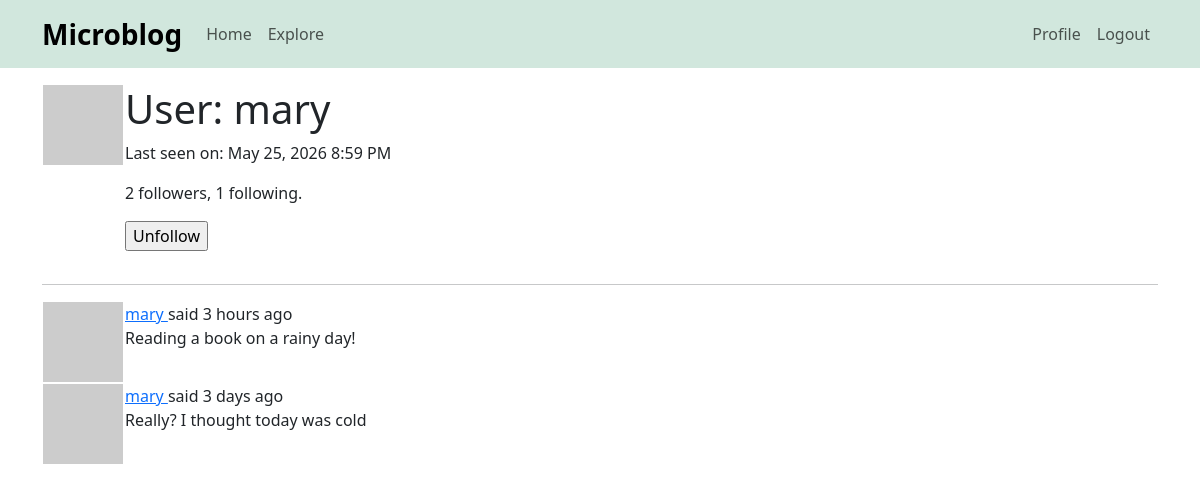
The page /user/mary (signed in) on the database its author committed.
### app/models.py (models this page shows, shortened)
class User(UserMixin, db.Model):
    id: so.Mapped[int] = so.mapped_column(primary_key=True)
    username: so.Mapped[str] = so.mapped_column(sa.String(64), index=True,
                                                unique=True)
    email: so.Mapped[str] = so.mapped_column(sa.String(120), index=True,
                                             unique=True)
    password_hash: so.Mapped[Optional[str]] = so.mapped_column(sa.String(256))
    posts: so.WriteOnlyMapped['Post'] = so.relationship(
        back_populates='author')
    about_me: so.Mapped[Optional[str]] = so.mapped_column(sa.String(140))
    last_seen: so.Mapped[Optional[datetime]] = so.mapped_column(
        default=lambda: datetime.now(timezone.utc))
    following: so.WriteOnlyMapped['User'] = so.relationship(
        secondary=followers, primaryjoin=(followers.c.follower_id == id),
        secondaryjoin=(followers.c.followed_id == id),
        back_populates='followers')
    followers: so.WriteOnlyMapped['User'] = so.relationship(
        secondary=followers, primaryjoin=(followers.c.followed_id == id),
        secondaryjoin=(followers.c.follower_id == id),
        back_populates='following')
    def avatar(self, size):
        digest = md5(self.email.lower().encode('utf-8')).hexdigest()
        return f'https://www.gravatar.com/avatar/{digest}?d=identicon&s={size}'
    def is_following(self, user):
        query = self.following.select().where(User.id == user.id)
        return db.session.scalar(query) is not None
    def followers_count(self):
        query = sa.select(sa.func.count()).select_from(
            self.followers.select().subquery())
        return db.session.scalar(query)
    def following_count(self):
        query = sa.select(sa.func.count()).select_from(
            self.following.select().subquery())
        return db.session.scalar(query)

class Post(db.Model):
    id: so.Mapped[int] = so.mapped_column(primary_key=True)
    body: so.Mapped[str] = so.mapped_column(sa.String(140))
    timestamp: so.Mapped[datetime] = so.mapped_column(
        index=True, default=lambda: datetime.now(timezone.utc))
    user_id: so.Mapped[int] = so.mapped_column(sa.ForeignKey(User.id),
                                               index=True)
    author: so.Mapped[User] = so.relationship(back_populates='posts')

### app/routes.py (the view)
@app.route('/user/<username>')
@login_required
def user(username):
    user = db.first_or_404(sa.select(User).where(User.username == username))
    page = request.args.get('page', 1, type=int)
    query = user.posts.select().order_by(Post.timestamp.desc())
    posts = db.paginate(query, page=page,
                        per_page=app.config['POSTS_PER_PAGE'],
                        error_out=False)
    next_url = url_for('user', username=user.username, page=posts.next_num) \
        if posts.has_next else None
    prev_url = url_for('user', username=user.username, page=posts.prev_num) \
        if posts.has_prev else None
    form = EmptyForm()
    return render_template('user.html', user=user, posts=posts.items,
                           next_url=next_url, prev_url=prev_url, form=form)

### app/forms.py
class EmptyForm(FlaskForm):
    submit = SubmitField('Submit')

### app/models.py (called while the page is built)
@login.user_loader
def load_user(id):
    return db.session.get(User, int(id))

### app/routes.py (called while the page is built)
@app.before_request
def before_request():
    if current_user.is_authenticated:
        current_user.last_seen = datetime.now(timezone.utc)
        db.session.commit()

### app/templates/user.html (shortened to what this page needs)
{% extends "base.html" %}
{% block content %}
    <table>
        <tr valign="top">
            <td><img src="{{ user.avatar(128) }}"></td>
            <td>
                <h1>User: {{ user.username }}</h1>
                {% if user.last_seen %}
                <p>Last seen on: {{ moment(user.last_seen).format('LLL') }}</p>
                {% endif %}
                <p>{{ user.followers_count() }} followers, {{ user.following_count() }} following.</p>
                {% if user == current_user %}
                <p><a href="{{ url_for('edit_profile') }}">Edit your profile</a></p>
                {% else %}
                <p>
                    <form action="{{ url_for('unfollow', username=user.username) }}" method="post">
                        {{ form.submit(value='Unfollow') }}
                    </form>
                </p>
                {% endif %}
            </td>
        </tr>
    </table>
    <hr>
    {% for post in posts %}
        {% include '_post.html' %}
    {% endfor %}
{% endblock %}

### app/templates/_post.html
<table>
    <tr valign="top">
        <td><img src="{{ post.author.avatar(36) }}"></td>
        <td>
            <a href="{{ url_for('user', username=post.author.username) }}">
                {{ post.author.username}}
            </a>
            said {{ moment(post.timestamp).fromNow() }}
            <br>
            {{ post.body }}
        </td>
    </tr>
</table>

### rows shown on the page
User: username "mary", last_seen "May 25, 2026 8:59 PM"
Post: author.username "mary", timestamp "3 hours ago", body "Reading a book on a rainy day!"
Post: author.username "mary", timestamp "3 days ago", body "Really? I thought today was cold"

### other values the page prints
{{ user.followers_count() }} "2"
{{ user.following_count() }} "1"
